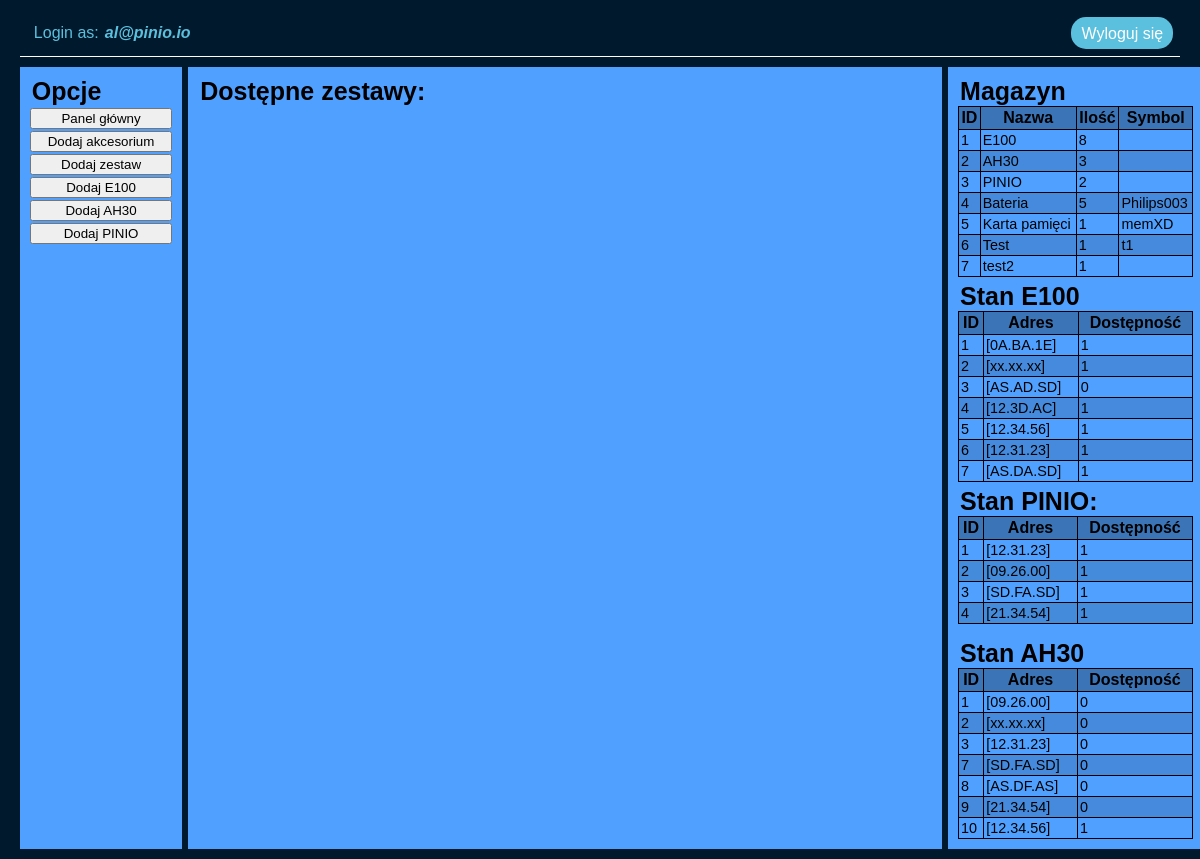
Before: /inventory-panel.php (signed in) with the older database file.
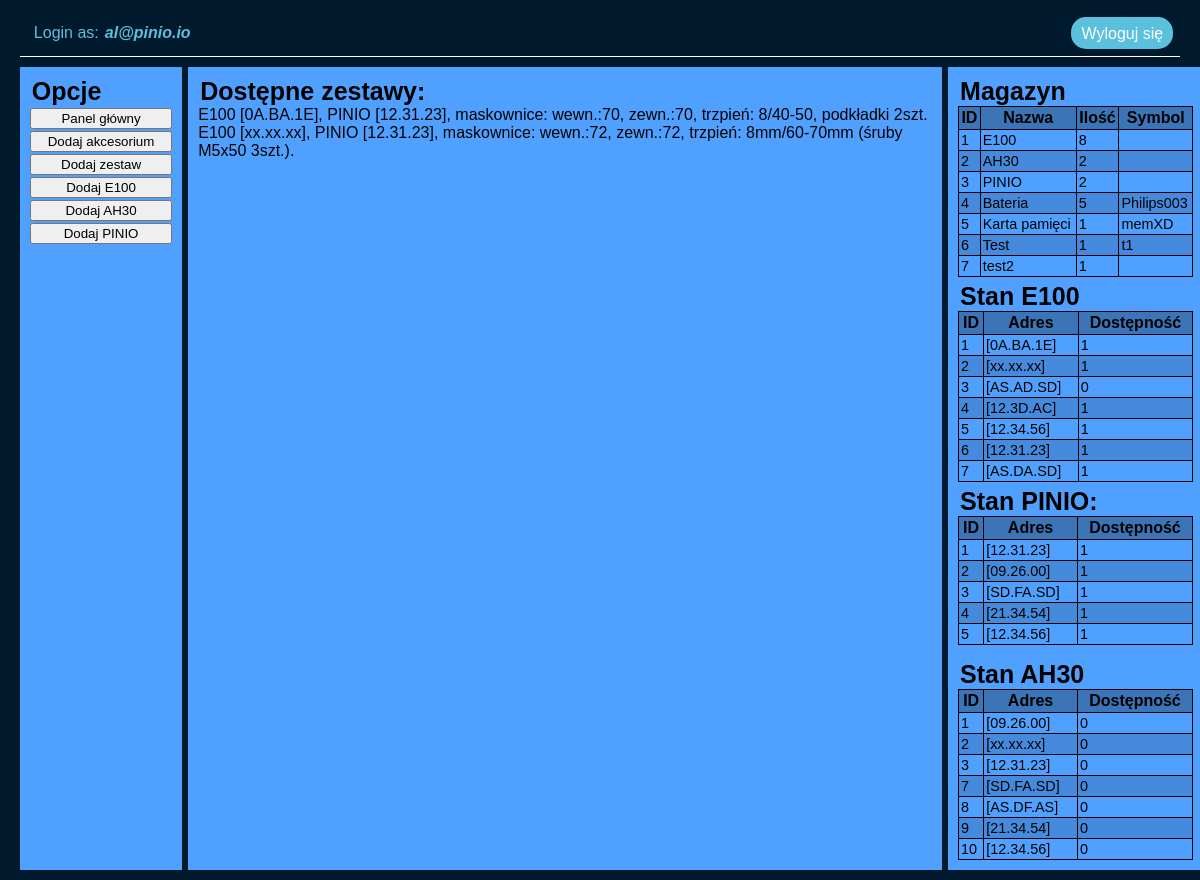
After: the same page with the newer database file.
### tables this page shows
CREATE TABLE `inventory` (
  `id` int(11) NOT NULL,
  `name` text NOT NULL,
  `quantity` int(11) NOT NULL,
  `symbol` text NOT NULL,
  `timestamp` timestamp NOT NULL DEFAULT current_timestamp() ON UPDATE current_timestamp(),
  `add_date` datetime NOT NULL DEFAULT current_timestamp()
);

CREATE TABLE `e100` (
  `id` int(11) NOT NULL,
  `address` text NOT NULL,
  `available` tinyint(1) NOT NULL,
  `timestamp` timestamp NOT NULL DEFAULT current_timestamp() ON UPDATE current_timestamp(),
  `add_date` datetime NOT NULL DEFAULT current_timestamp()
);

CREATE TABLE `pinio` (
  `id` int(11) NOT NULL,
  `address` text NOT NULL,
  `available` tinyint(1) NOT NULL,
  `timestamp` timestamp NOT NULL DEFAULT current_timestamp() ON UPDATE current_timestamp(),
  `add_date` datetime NOT NULL DEFAULT current_timestamp()
);

CREATE TABLE `ah30` (
  `id` int(11) NOT NULL,
  `address` text NOT NULL,
  `available` tinyint(1) NOT NULL,
  `timestamp` timestamp NOT NULL DEFAULT current_timestamp() ON UPDATE current_timestamp(),
  `add_date` datetime NOT NULL DEFAULT current_timestamp()
);

CREATE TABLE `sets` (
  `id` int(11) NOT NULL,
  `e100` text NOT NULL,
  `pinio` text NOT NULL,
  `mask_in` int(11) NOT NULL,
  `mask_out` int(11) NOT NULL,
  `trzpien` text NOT NULL,
  `pad` tinyint(1) NOT NULL,
  `timestamp` timestamp NOT NULL DEFAULT current_timestamp() ON UPDATE current_timestamp(),
  `add_date` datetime NOT NULL DEFAULT current_timestamp()
);

### set-e100ah30-qty.php (called while the page is built, shortened)
<?php
$parts = ["E100", "AH30"];
foreach($parts as $part){
	$query = $db->prepare('SELECT * FROM '.strtolower($part).' WHERE available = "1"');
	$query->execute();
	$query = $query->fetchAll();
}

### html-magazyn.php (the view, shortened to what this page needs)
<?php
require_once 'set-e100ah30-qty.php';
$invPartsQuery = $db->query('SELECT * FROM inventory');
$invParts = $invPartsQuery->fetchAll();
$e100Query = $db->query('SELECT * FROM e100');
$e100 = $e100Query->fetchAll();
$pinioQuery = $db->query('SELECT * FROM pinio');
$pinio = $pinioQuery->fetchAll();
$ah30Query = $db->query('SELECT * FROM ah30');
$ah30 = $ah30Query->fetchAll();
?>
<div class="elements-sidebar-inventory">
    <legend>Magazyn</legend>
    <table>
        <thead>
        <tr><th>ID</th><th>Nazwa</th><th>Ilość</th><th>Symbol</th></tr>
        </thead>
        <tbody>
            <?php
                foreach($invParts as $part){
                    echo "<tr><td>{$part['id']}</td><td>{$part['name']}</td><td>{$part['quantity']}</td><td>{$part['symbol']}</td></tr>";
                }
            ?>
        </tbody>
    </table>
</div>
<div class="e100-sidebar-inventory">
    <legend>Stan E100</legend>
    <table>
        <thead>
        <tr><th>ID</th><th>Adres</th><th>Dostępność</th></tr>
        </thead>
        <tbody>
            <?php
                foreach($e100 as $part){
                    echo "<tr><td>{$part['id']}</td><td>{$part['address']}</td><td>{$part['available']}</td></tr>";
                }
            ?>
        </tbody>
    </table>
</div>
<div class="pinio-sidebar-inventory">
    <legend>Stan PINIO:</legend>
        <table>
            <thead>
            <tr><th>ID</th><th>Adres</th><th>Dostępność</th></tr>
            </thead>
            <tbody>
                <?php
                    foreach($pinio as $part){
                        echo "<tr><td>{$part['id']}</td><td>{$part['address']}</td><td>{$part['available']}</td></tr>";
                    }
                ?>
            </tbody>
        </table>
</div>
<div class="ah30-sidebar-inventory">
    <legend>Stan AH30</legend>
    <table>
        <thead>
        <tr><th>ID</th><th>Adres</th><th>Dostępność</th></tr>
        </thead>
        <tbody>
            <?php
                foreach($ah30 as $part){
                    echo "<tr><td>{$part['id']}</td><td>{$part['address']}</td><td>{$part['available']}</td></tr>";
                }
            ?>
        </tbody>
    </table>
</div>

### inventory-panel.php (shortened to what this page needs)
<?php
	$db = require_once 'database.php';
	$setQuery = $db->query('SELECT * FROM `sets`');
	$sets = $setQuery->fetchAll();
?>
<!DOCTYPE HTML>
<html lang="pl">
<head>
	<link rel="stylesheet" type="text/css" href="css/style.css">
</head>
<body>
<div class="container">
	<div class="header">
		<div class="login-text">
			<div>Login as: </div><div class="user"><?=$_SESSION['mail'];?></div>
		</div>
		<a href="logout.php" class="logout-btn">
				Wyloguj się
		</a>
	</div>
	<div class="main-grid">
		<div class="left-bar">
			<legend>Opcje</legend>
			<button onclick="window.location.href = '#';"> Panel główny </button>
			<button onclick="window.location.href = 'inventory-add-element.php';"> Dodaj akcesorium </button>
			<button onclick="window.location.href = 'inventory-add-set.php';"> Dodaj zestaw </button>
			<button onclick="window.location.href = 'inventory-add-e100.php';"> Dodaj E100 </button>
			<button onclick="window.location.href = 'inventory-add-ah30.php';"> Dodaj AH30 </button>
			<button onclick="window.location.href = 'inventory-add-pinio.php';"> Dodaj PINIO </button>
		</div>
		<div class="main-content">
			<legend>Dostępne zestawy:</legend>
			<?php
			foreach($sets as $set){
				echo "<div>E100 {$set['e100']}, PINIO {$set['pinio']}, maskownice: wewn.:{$set['mask_in']}, zewn.:{$set['mask_out']}, trzpień: {$set['trzpien']}";
				if($set['pad']){
					echo ", podkładki 2szt.</div>";
				}
				else{
					echo ".</div>";
				}
			}
			?>
		</div>
		<div class="right-bar">
			<?php
			require 'html-magazyn.php';
			?>
		</div>
	</div>
</div>
</body>
</html>
</html>

### css/style.css (style rules this page uses)
:root { --primary-color: #50a1ff; --second-color: #5bc0de; --back-color: rgb(0, 25, 44); }
body { background-color: var(--back-color); font-family: 'Open-sans', sans-serif; }
legend { font-size: 25px; font-weight: bold; }
.container { padding: 2px; width: 98%; margin-left: auto; margin-right: auto; }
.header { background-color: transparent; color: var(--second-color); display: flex; width: auto; border-bottom: 1px solid white; padding: 7px; margin-bottom: 10px; }
.login-text { display: grid; gap: 2px; grid-template-columns: auto auto; padding: 7px }
.user { padding-left: 4px; float: left; font-weight: bold; font-style: italic; }
.logout-btn { float: left; text-decoration: none; background-color: var(--second-color); color: #ffffff; border-radius: 15px; padding: 8px 10px 1px 10px; }
.main-grid { display: grid; gap: 6px; grid-template-columns: 14% auto 20%; }
.left-bar { background-color: var(--primary-color); padding: 10px; display: grid; align-content: start; gap: 2px; }
.main-content { background-color: var(--primary-color); padding: 10px; }
.right-bar { display: grid; grid-gap: 5px; min-width: 235px; background-color: var(--primary-color); padding: 10px; }
.right-bar div { max-height: 200px; overflow: auto; }
table { width: 100%; border-collapse: collapse; margin-bottom: 10px; }
table, th, td { padding: 2px; border: 1px solid black; }
th { background-color: rgba(12, 12, 12, 0.295); }
td { font-size: 0.9em; }
tr:nth-child(even) { background-color: #07070723; }

Changed rows visible on the page:
added sets: e100 "[0A.BA.1E]", pinio "[12.31.23]", mask_in "70", mask_out "70", trzpien "8/40-50", pad ", podkładki 2szt."
added sets: e100 "[xx.xx.xx]", pinio "[12.31.23]", mask_in "72", mask_out "72", trzpien "8mm/60-70mm (śruby M5x50 3szt.)"
changed inventory "AH30": quantity "3" → "2"
added pinio: id "5", address "[12.34.56]", available "1"
changed ah30 id 10: available "1" → "0"
